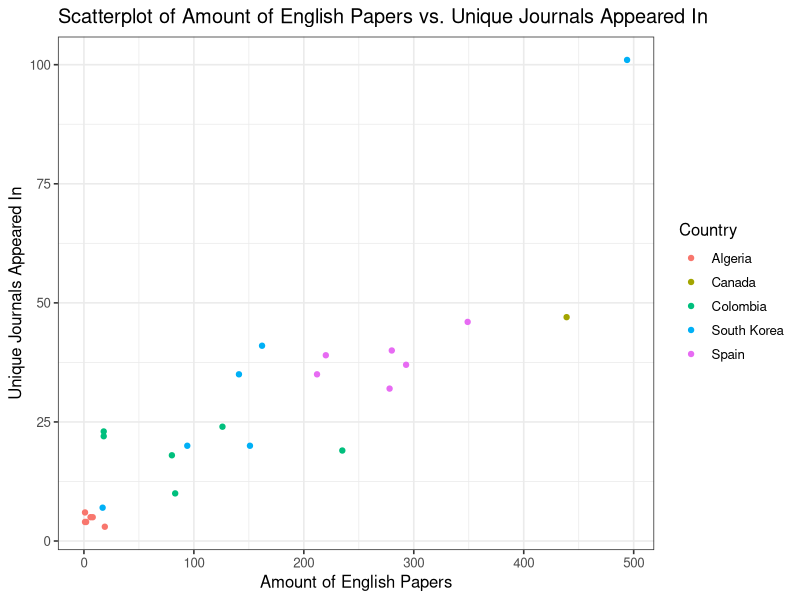
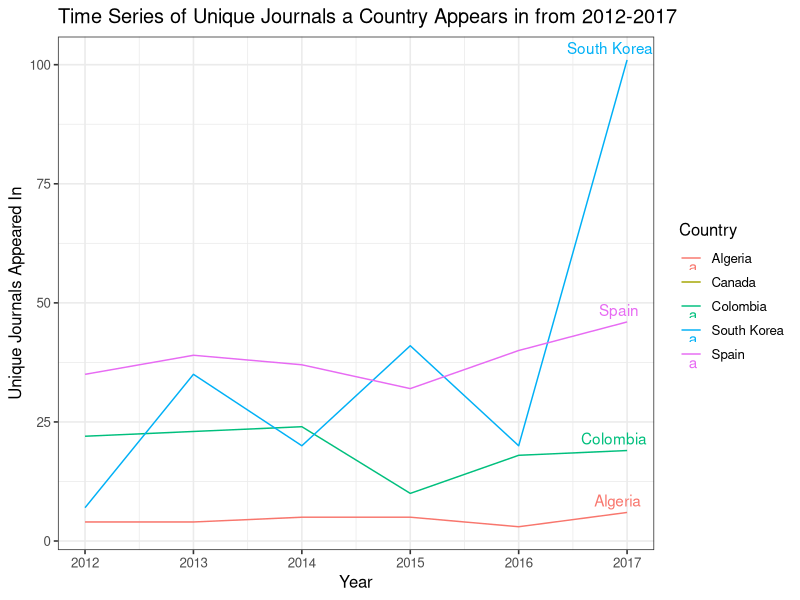

Write R code to recreate these figures, in order.
## ---- chunk 1
# Packages to Load
library(knitr)
opts_chunk$set(fig.align="center", fig.height=4, fig.width=5)
library(ggplot2)
theme_set(theme_bw(base_size=12))
library(dplyr)
## ---- chunk 2
# Upload the Dataset 
pubmed <- read.csv("pubmed.csv", stringsAsFactors = FALSE)

#Create an ANOVA to see how Unique_Journals causes variation in the other variables.
myanova <- aov (Unique_Journals ~ Country + Amount_English, data = pubmed)

#Display the Output 
summary(myanova)
## ---- chunk 3
# R code for plot 1 goes here

# Use geom_point to make a Scatterplot of Amount_English and Unique_Journals and colors the points by country
ggplot(pubmed, aes(x=Amount_English, y= Unique_Journals, color = Country)) + geom_point() +
  # Add a title
  ggtitle("Scatterplot of Amount of English Papers vs. Unique Journals Appeared In") + 
  # Add axis labels
  xlab("Amount of English Papers") + ylab("Unique Journals Appeared In")

# Determine the correlation between Amount_English and Unique_Journals
cor(pubmed$Amount_English, pubmed$Unique_Journals)
## ---- chunk 4
# R code for plot 2 goes here

# Use geom_line to make a Time Series of Unique_Journal count from 2012-2017 for each year
ggplot(pubmed, aes(x=Year, y=Unique_Journals, color = Country))+geom_line() + 
  # Add Country name to the ends of each line
  geom_text(data = pubmed[pubmed$Year == '2017',], aes(label = Country), hjust = 0.7, vjust = -.5) + 
  # Add a Title
  ggtitle("Time Series of Unique Journals a Country Appears in from 2012-2017") + 
  # Add axis labels 
  xlab("Year") + ylab("Unique Journals Appeared In")

